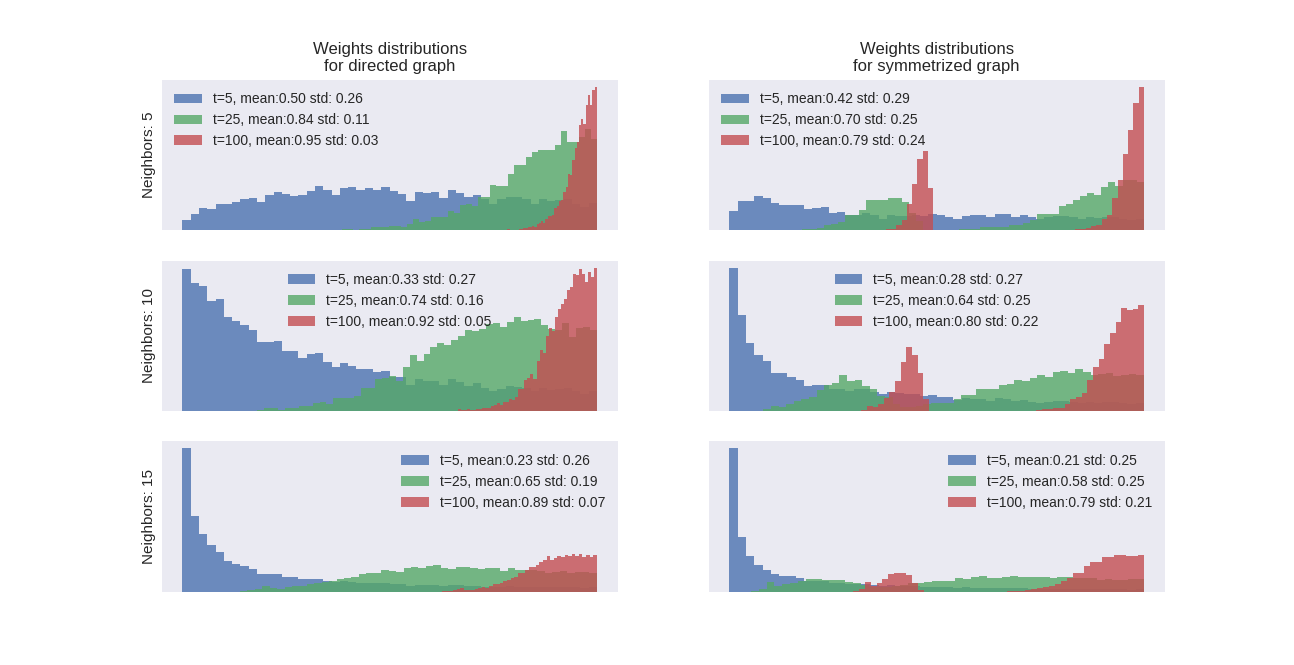

Reproduce this figure in Python.
#!/usr/bin/env python3
# -*- coding: utf-8 -*-
"""
Created on Wed Sep 29 23:44:04 2021

@author: fede
"""

import numpy as np
import matplotlib.pyplot as plt
# Laplacian Eigenmap
from sklearn.neighbors import kneighbors_graph
import scipy.sparse as sparse
# Data
from utils import swiss_roll
#from time import time

n_samples = 2000
noise = 0.0
seed = 123456

xsc = 1
ysc = 100
zsc = 1

data = swiss_roll(n_samples, noise, seed, xsc,ysc,zsc)

X = data.data
labels = data.t

#%%

"""
From knn_neighbors matrix weighted by the distance, it returns the matrix
weighted by Heat Kernel with time 't' in coo format.
"""

def compute_weights(knn_graph, t):
        
    inv_t = 1/t
        
    rows = knn_graph.nonzero()[0]
    cols = knn_graph.nonzero()[1]
        
    entries = []
        
    for i in range(len(rows)):
            
        dist = knn_graph[ rows[i], cols[i] ]
        weight = np.exp( -inv_t*np.power(dist, 2) )
        entries.append(weight)
            
    weighted_graph = sparse.coo_matrix((entries, (rows, cols)))
    weighted_graph = weighted_graph.tocsr()
        
    return weighted_graph



#%%

"""
Effect of symmetrization on the heat kernel weights distributions.
"""

plt.style.use('seaborn')

times = [5, 25, 100]
knn = [5, 10, 15]

n_rows = len(knn)

fig, ax = plt.subplots(n_rows,2, gridspec_kw={'width_ratios':[1,1]})

for row in range(n_rows):
    
    n_neighbors = knn[row]
    
    knn_graph = kneighbors_graph(X, n_neighbors, mode='distance',
                                              metric='euclidean')
    knn_dists = sparse.find(knn_graph)[2]    
    
    ax[row,0].set_ylabel("Neighbors: "+str(n_neighbors))
    
    for t in times:
        
        heatker_graph = compute_weights(knn_graph, t)
        heatker_weights = sparse.find(heatker_graph)[2]

        label = "t="+str(t)+", mean:"+str(heatker_weights.mean())[:4] +\
                " std: "+str(np.std(heatker_weights))[:4]

        ax[row,0].hist(heatker_weights, bins=50, alpha=.8, 
                label=label)
        ax[row,0].legend()

        ax[row,0].get_xaxis().set_ticks([])        
        ax[row,0].get_yaxis().set_ticks([])        

        # Symmetrization
        heatker_graph = (heatker_graph + heatker_graph.transpose())*.5
        heatker_weights = sparse.find(heatker_graph)[2]

        label = "t="+str(t)+", mean:"+str(heatker_weights.mean())[:4] +\
                " std: "+str(np.std(heatker_weights))[:4]

        ax[row,1].hist(heatker_weights, bins=50, alpha=.8, 
                label=label)
        ax[row,1].legend()
        
        ax[row,1].get_xaxis().set_ticks([])        
        ax[row,1].get_yaxis().set_ticks([])                

        print(row, t)
    
    
    
ax[0,0].set_title("Weights distributions\nfor directed graph")
ax[0,1].set_title("Weights distributions\nfor symmetrized graph")

plt.show()
